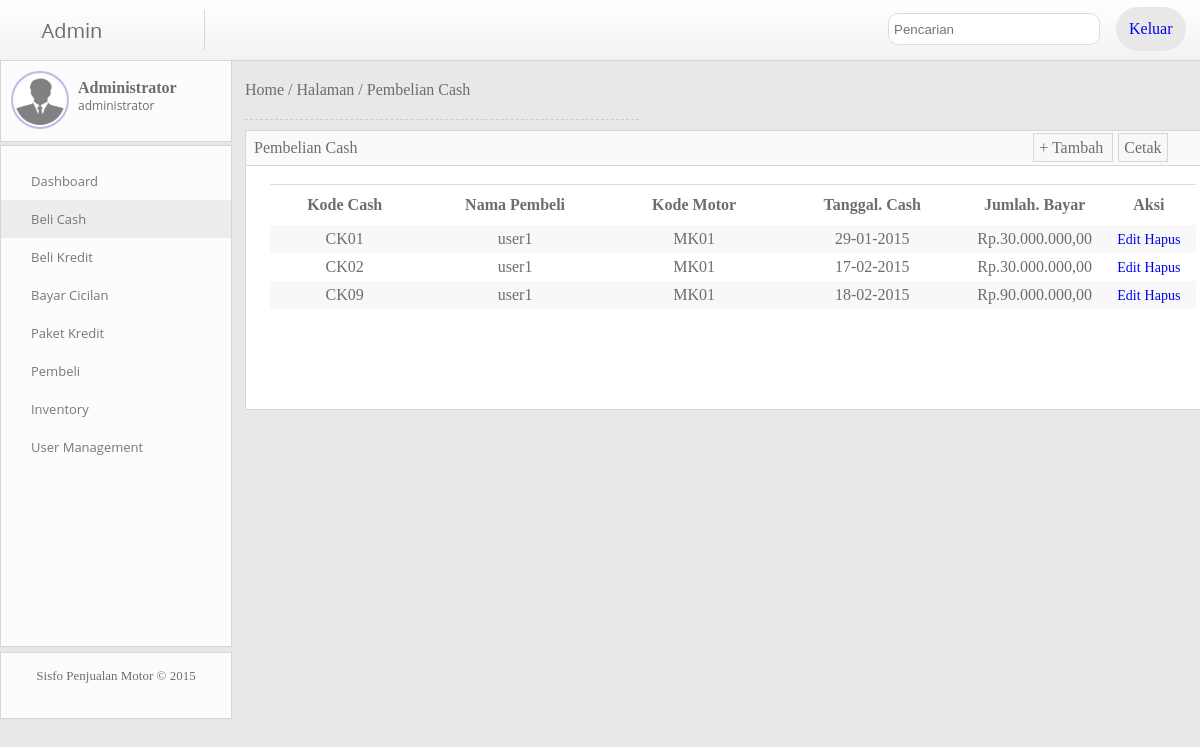
The app's page /index.php?mod=cash (signed in) with its own data.
### tables this page shows
CREATE TABLE `beli_cash` (
  `cash_kode` char(10) NOT NULL,
  `pembeli_no_ktp` varchar(17) NOT NULL,
  `motor_kode` char(10) NOT NULL,
  `cash_tanggal` date NOT NULL,
  `cash_bayar` double NOT NULL,
  PRIMARY KEY (`cash_kode`),
  KEY `pembeli_no_ktp` (`pembeli_no_ktp`),
  KEY `motor_kode` (`motor_kode`) USING BTREE,
  CONSTRAINT `beli_cash_ibfk_1` FOREIGN KEY (`pembeli_no_ktp`) REFERENCES `pembeli` (`pembeli_no_ktp`) ON DELETE CASCADE ON UPDATE CASCADE,
  CONSTRAINT `beli_cash_ibfk_2` FOREIGN KEY (`motor_kode`) REFERENCES `motor` (`motor_kode`) ON DELETE CASCADE ON UPDATE CASCADE
);

CREATE TABLE `pembeli` (
  `pembeli_no_ktp` varchar(17) NOT NULL,
  `pembeli_nama` varchar(25) NOT NULL,
  `pembeli_alamat` varchar(60) NOT NULL,
  `pembeli_telpon` decimal(15,0) NOT NULL,
  `pembeli_hp` decimal(15,0) NOT NULL,
  PRIMARY KEY (`pembeli_no_ktp`)
);

### inc/function.php (called while the page is built, shortened)
<?php
function rupiah($nilai){
	$rupiah = "Rp.".number_format($nilai,2,',','.');
	return $rupiah;
}
function tglindo($nilai){
	$pecah 	= explode("-",$nilai);
	$hari   = $pecah[2];
	$bulan  = $pecah[1];
	$tahun 	= $pecah[0];
	$tglindo = "".$hari."-".$bulan."-".$tahun."";
	return $tglindo;
}
?>

### module/cash.php (the view, shortened to what this page needs)
<?php
$servername = "localhost";
$database = "motor_db";
$uname = "root";
$pass = "";
$conn = mysqli_connect($servername, $uname, $pass, $database);
  $batas    = 10;
  if(!empty($page)){
        $nilaiawal  = $page-1;
        $mulaiawal  = $nilaiawal * $batas;
  }elseif($page==1){
        $mulaiawal  = 0;
  }else{
        $mulaiawal  = 0;
  }
	$sql_display 	=mysqli_query($conn, "SELECT *FROM beli_cash INNER JOIN pembeli ON beli_cash.pembeli_no_ktp=pembeli.pembeli_no_ktp LIMIT $mulaiawal,$batas");
?>
<div class='breadcumb'>
<a href='index.php?mod=dashboard'>Home</a> / <a href='index.php'>Halaman</a> / <a href='index.php?mod=cash'>Pembelian Cash</a>
	<div class='garis'></div>
</div>
<div class='isi'>
	<div class='isi-judul'><font>Pembelian Cash</font>
        <a href='index.php?mod=cash&aksi=tambah'><font>+ Tambah </font></a>
        <a href='print.php?mod=cash' style='margin-left:5px'><font> Cetak </font></a>
  </div>
	<br>
        <table width="900" id='display' align='center'  cellspacing="0" cellpadding="0">
          <tr>
            <th width="145" scope="col">Kode Cash</th>
            <th width="190" scope="col">Nama Pembeli</th>
            <th width="163" scope="col">Kode Motor</th>
            <th width="188" scope="col">Tanggal. Cash</th>
            <th width="125" scope="col">Jumlah. Bayar</th>
            <th width="87" scope="col">Aksi</th>
          </tr>
        <?php while($row=mysqli_fetch_assoc($sql_display)){ echo "
          <tr align='center'>
            <td>".$row['cash_kode']."</td>
            <td>".$row['pembeli_nama']."</td>
            <td>".$row['motor_kode']."</td>
            <td>".tglindo($row['cash_tanggal'])."</td>
            <td>".rupiah($row['cash_bayar'])."</td>
            <td>
            	<a href='index.php?mod=cash&aksi=edit&id=".$row['cash_kode']."''>Edit</a>
            	<a href='index.php?mod=cash&aksi=hapus&id=".$row['cash_kode']."''>Hapus</a>
            	</td>
          </tr>";
          }
        ?>
        </table>
</div>

### asset/css/style.css (style rules this page uses)
body { margin : 0; background-color : #E8E8E8; font-family : 'Century Gothic'; color : #6D6D6D; }
.breadcumb a { text-decoration : none; color : #6D6D6D; }
.garis { width : 40%; border-top-style : dashed; border-top-color : #CCCCCC; border-top-width : 0.5px; margin-left : 0px; margin-top : 20px; }
.isi { margin-top : 10px; background-color : #FFFFFF; border-color : #D6D6D6; border-style : solid; border-width : 1px; width : 99%; padding-bottom : 100px; }
.isi-judul { width : 98.5%; padding : 8px; background-color : #FAFAFA; border-bottom-color : #D6D6D6; border-bottom-style : solid; border-bottom-width : 1px; }
.isi-judul a { margin-left : 70%; text-decoration : none; border-style : solid; border-color : #D6D6D6; border-width : 1px; color : #6D6D6D; padding : 5px; background-color : #F8F8F8; }
.isi-judul a font { margin-left : 0px; }
table { *border-collapse: collapse; border-spacing: 0; width: 95%; }
#display th { height : 30px; }
#display tr { height : 25px; }
#display th,td { border-top-width : 1px; border-top-style : solid; border-color : #DDDDDD; border-spacing : 0px; }
#display tbody tr:nth-child(even) { background-color :#F8F8F8; }
#display td a { text-decoration : none; font-size : 14px; }
#input tr,td,th { border-style : none; padding : 5px; }

### records on screen
beli_cash: cash_kode "CK01", pembeli_no_ktp.pembeli_nama "user1", motor_kode "MK01", cash_tanggal "29-01-2015", cash_bayar "Rp.30.000.000,00"
beli_cash: cash_kode "CK02", pembeli_no_ktp.pembeli_nama "user1", motor_kode "MK01", cash_tanggal "17-02-2015", cash_bayar "Rp.30.000.000,00"
beli_cash: cash_kode "CK09", pembeli_no_ktp.pembeli_nama "user1", motor_kode "MK01", cash_tanggal "18-02-2015", cash_bayar "Rp.90.000.000,00"
